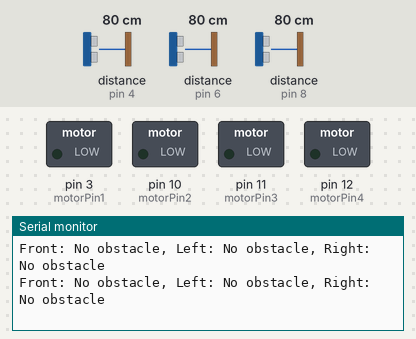
The sketch below on a simulated Arduino Uno, built with avr-gcc and run on an emulated ATmega328P. Parts: switched loads named in the sketch (green lamp = pin HIGH), the last lines printed to the serial monitor. Wiring (inferred from the names in the program): 3 × ultrasonic range finder: trigger pin 5, echo pin 4 / trigger pin 7, echo pin 6 / trigger pin 9, echo pin 8. The test bench sets the inputs (shaded band); at power-on: distance to the obstacle (sensors on pin 4, pin 6, pin 8) 80 cm. The echo pulse lasts 58.3 µs per cm; pins used as bus, display or sensor lines are not drawn.

Above: at 1.2 s.
1.3 s: distance to the obstacle (sensor on pin 4) set to 54 cm
4.3 s: distance to the obstacle (sensor on pin 4) set to 45 cm
At 4.38 s:
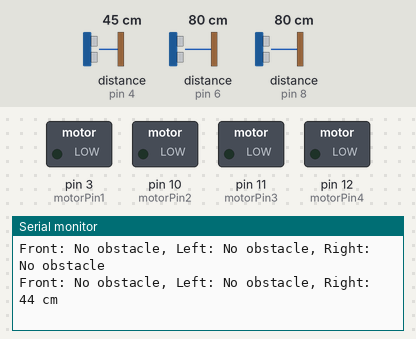
6.3 s: distance to the obstacle (sensor on pin 6) set to 55 cm
At 6.31 s:
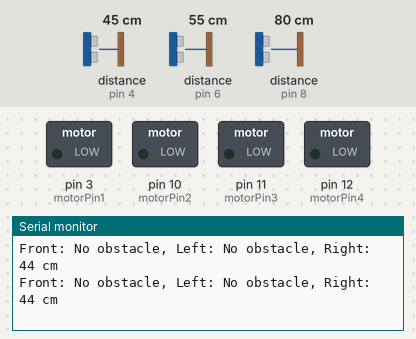
9.3 s: distance to the obstacle (sensor on pin 6) set to 45 cm
At 9.4 s:
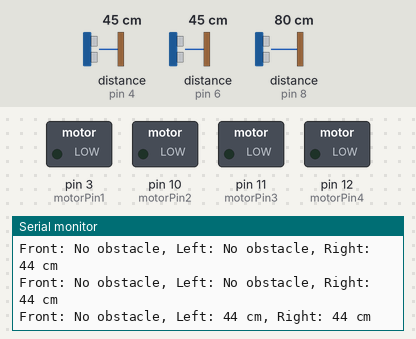
11.3 s: distance to the obstacle (sensor on pin 8) set to 56 cm
At 11.31 s:
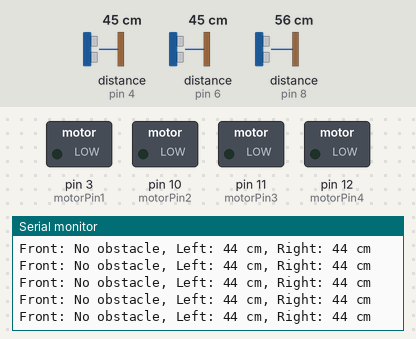
14.3 s: distance to the obstacle (sensor on pin 8) set to 47 cm
At 14.39 s:
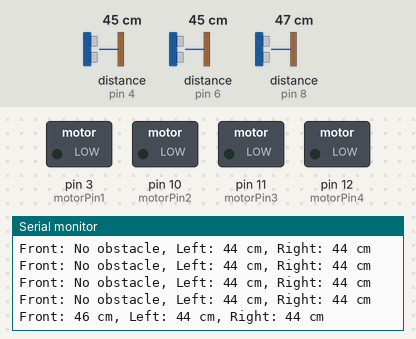

Measured:
- the behaviour switches between 51 and 50 cm on distance to the obstacle (sensor on pin 4) (found by bisection; images 0 and 1)
- the behaviour switches between 51 and 50 cm on distance to the obstacle (sensor on pin 6) (found by bisection; images 2 and 3)
- the behaviour switches between 51 and 50 cm on distance to the obstacle (sensor on pin 8) (found by bisection; images 4 and 5)
- after the input at 4.3 s, the serial monitor: prints a new line after 0.07 s (image 1)
- after the input at 9.3 s, the serial monitor: prints a new line after 0.09 s (image 3)
- after the input at 14.3 s, the serial monitor: prints a new line after 0.07 s (image 5)

The sketch:

arduino_code_for_ultrasonic_sensor.ino
```cpp
  const int trigPinFront = 9;
  const int echoPinFront = 8;
  const int trigPinLeft = 7;
  const int echoPinLeft = 6;
  const int trigPinRight = 5;
  const int echoPinRight = 4;

  const int motorPin1 = 3;
  const int motorPin2 = 10;
  const int motorPin3 = 11;
  const int motorPin4 = 12;

  long duration;
  int distanceFront, distanceLeft, distanceRight;

  void setup() {
    Serial.begin(9600);
    pinMode(trigPinFront, OUTPUT);
    pinMode(echoPinFront, INPUT);
    pinMode(trigPinLeft, OUTPUT);
    pinMode(echoPinLeft, INPUT);
    pinMode(trigPinRight, OUTPUT);
    pinMode(echoPinRight, INPUT);
    pinMode(motorPin1, OUTPUT);
    pinMode(motorPin2, OUTPUT);
    pinMode(motorPin3, OUTPUT);
    pinMode(motorPin4, OUTPUT);
  }

  void loop() {
    distanceFront = getDistance(trigPinFront, echoPinFront);
    distanceLeft = getDistance(trigPinLeft, echoPinLeft);
    distanceRight = getDistance(trigPinRight, echoPinRight);

    if (distanceFront < 50) {
      Serial.print("Front: ");
      Serial.print(distanceFront);
      Serial.print(" cm, ");
    } else {
      Serial.print("Front: No obstacle, ");
    }

    if (distanceLeft < 50) {
      Serial.print("Left: ");
      Serial.print(distanceLeft);
      Serial.print(" cm, ");
    } else {
      Serial.print("Left: No obstacle, ");
    }

    if (distanceRight < 50) {
      Serial.print("Right: ");
      Serial.print(distanceRight);
      Serial.print(" cm");
    } else {
      Serial.print("Right: No obstacle");
    }

    Serial.println();

  }

  int getDistance(int trigPin, int echoPin) {
    digitalWrite(trigPin, LOW);
    delayMicroseconds(2);
    digitalWrite(trigPin, HIGH);
    delayMicroseconds(10);
    digitalWrite(trigPin, LOW);
    duration = pulseIn(echoPin, HIGH);
    int distance = duration * 0.034 / 2;
    return distance;
  }
```
